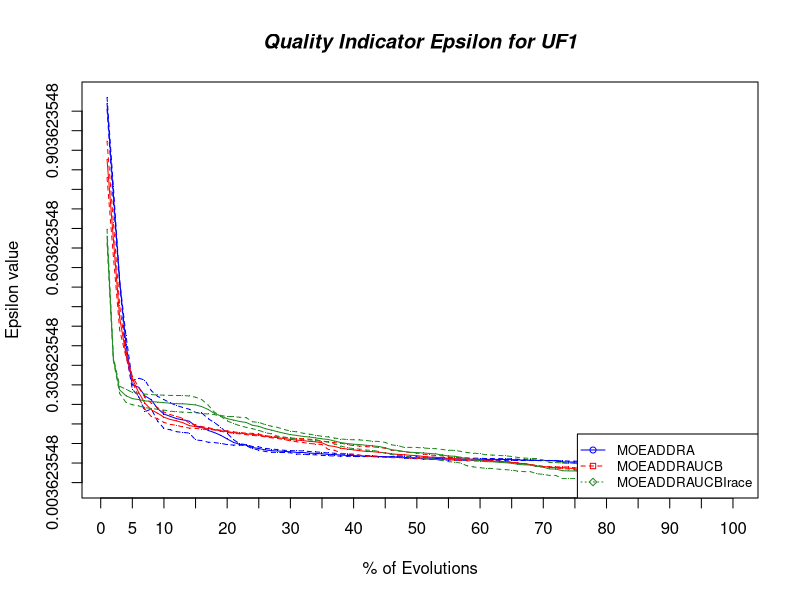

Generate this figure with R:
# Read data file
algorithm1 <- read.table("../history/MOEADDRA/data_Epsilon_MOEADDRA_UF1.dat", header=T, sep="\t") 
algorithm2 <- read.table("../history/MOEADDRAUCB/data_Epsilon_MOEADDRAUCB_UF1.dat", header=T, sep="\t") 
algorithm3 <- read.table("../history/MOEADDRAUCBIrace/data_Epsilon_MOEADDRAUCBIrace_UF1.dat", header=T, sep="\t") 
# Compute the max and min y 
max_y <- max(algorithm1, algorithm2, algorithm3)
min_y <- min(algorithm1, algorithm2, algorithm3)

algorithm1mean <- c()
algorithm1Q <- c()

#calcules mean, 1o quartil and 3 quartil
for(n in 1:100){ 
	algorithm1mean<-append(algorithm1mean,mean(algorithm1[,n]))
	algorithm1Q <-rbind(algorithm1Q,quantile(algorithm1[,n], c(0.25,0.75),type=1))#rbind is to merge, or, add new line in data frame
}

algorithm2mean <- c()
algorithm2Q <- c()

#calcules mean, 1o quartil and 3 quartil
for(n in 1:100){ 
	algorithm2mean<-append(algorithm2mean,mean(algorithm2[,n]))
	algorithm2Q <-rbind(algorithm2Q,quantile(algorithm2[,n], c(0.25,0.75),type=1))#rbind is to merge, or, add new line in data frame
}

algorithm3mean <- c()
algorithm3Q <- c()

#calcules mean, 1o quartil and 3 quartil
for(n in 1:100){ 
	algorithm3mean<-append(algorithm3mean,mean(algorithm3[,n]))
	algorithm3Q <-rbind(algorithm3Q,quantile(algorithm3[,n], c(0.25,0.75),type=1))#rbind is to merge, or, add new line in data frame
}

# Define colors to be used
plot_colors <- c("blue","red","forestgreen", "gray60","yellow", "brown", "darkorange", "deepskyblue")

plot(algorithm1mean, type="o", col=plot_colors[1],  ylim=c(min_y,max_y), axes=FALSE, ann=FALSE, pch='.', lty=1)

lines(algorithm1Q[,1], type="o", pch='.', lty=2, col=plot_colors[1])
lines(algorithm1Q[,2], type="o", pch='.', lty=2, col=plot_colors[1])

lines(algorithm2mean, type="o", pch='.', lty=1, col=plot_colors[2])
lines(algorithm2Q[,1], type="o", pch='.', lty=2, col=plot_colors[2])
lines(algorithm2Q[,2], type="o", pch='.', lty=2, col=plot_colors[2])

lines(algorithm3mean, type="o", pch='.', lty=1, col=plot_colors[3])
lines(algorithm3Q[,1], type="o", pch='.', lty=2, col=plot_colors[3])
lines(algorithm3Q[,2], type="o", pch='.', lty=2, col=plot_colors[3])


# Make x,y axis 
axis(1, at=seq(0,100,5))
axis(2, at=seq(min_y, max_y, 0.05))

# Create box around plot
box()

# Create a title bold/italic font
title(main="Quality Indicator Epsilon for UF1", font.main=4)

# Label the x and y axes
title(xlab= "% of Evolutions")
title(ylab= "Epsilon value")

# Create a legend
legend("bottomright", c("MOEADDRA", "MOEADDRAUCB", "MOEADDRAUCBIrace"), cex=0.8, col=plot_colors, pch=21:23, lty=1:3);